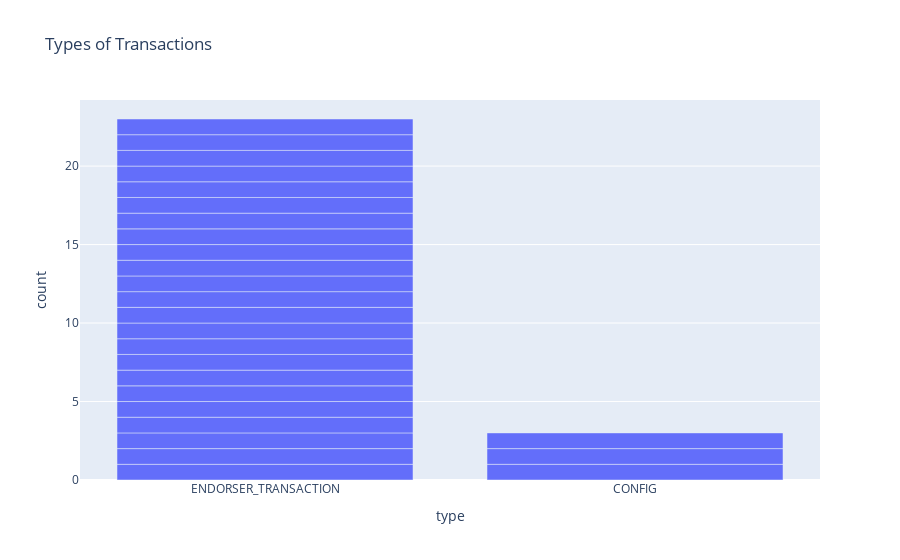

Notebook code cell kept with this figure:
### Code cell
DATABASE_HOST="172.19.0.8"
DATABASE_DATABASE="fabricexplorer"
DATABASE_USERNAME="hppoc"
DATABASE_PASSWORD="password"
import pandas as pd
from sqlalchemy import create_engine
import bamboolib as bam
import hiplot as hip
import matplotlib.pyplot as ptlib
import json

# to get the ips of docker containers
# docker ps -q | xargs -n 1 docker inspect --format '{{ .Name }} {{range .NetworkSettings.Networks}} {{.IPAddress}}{{end}}' | sed 's#^/##';
# list all user defined tables and schemas
# "SELECT * FROM pg_catalog.pg_tables WHERE schemaname != 'information_schema' AND schemaname != 'pg_catalog';"

#initializing resources
engine = create_engine('postgresql://'+DATABASE_USERNAME+':'+DATABASE_PASSWORD+'@'+DATABASE_HOST+':5432/'+DATABASE_DATABASE)

txQuery = "SELECT * FROM transactions"
import plotly.express as px
txDf = pd.read_sql(txQuery,con=engine)
fig = px.bar(txDf, x='type',title='Types of Transactions')
fig.show()

### Figure 1 — Plotly figure (JSON) as saved in the notebook; plotly's stock layout.template omitted (floating-point values rounded to 4 significant figures)
{"data": [{"alignmentgroup": "True", "hovertemplate": "type=%{x}<br>count=%{y}<extra></extra>", "legendgroup": "", "marker": {"color": "#636efa"}, "name": "", "offsetgroup": "", "orientation": "v", "showlegend": false, "textposition": "auto", "type": "bar", "x": ["ENDORSER_TRANSACTION", "CONFIG", "CONFIG", "CONFIG", "ENDORSER_TRANSACTION", "ENDORSER_TRANSACTION", "ENDORSER_TRANSACTION", "ENDORSER_TRANSACTION", "ENDORSER_TRANSACTION", "ENDORSER_TRANSACTION", "ENDORSER_TRANSACTION", "ENDORSER_TRANSACTION", "ENDORSER_TRANSACTION", "ENDORSER_TRANSACTION", "ENDORSER_TRANSACTION", "ENDORSER_TRANSACTION", "ENDORSER_TRANSACTION", "ENDORSER_TRANSACTION", "ENDORSER_TRANSACTION", "ENDORSER_TRANSACTION", "ENDORSER_TRANSACTION", "ENDORSER_TRANSACTION", "ENDORSER_TRANSACTION", "ENDORSER_TRANSACTION", "ENDORSER_TRANSACTION", "ENDORSER_TRANSACTION"], "xaxis": "x", "y": [1, 1, 1, 1, 1, 1, 1, 1, 1, 1, 1, 1, 1, 1, 1, 1, 1, 1, 1, 1, 1, 1, 1, 1, 1, 1], "yaxis": "y"}], "layout": {"barmode": "relative", "legend": {"tracegroupgap": 0}, "title": {"text": "Types of Transactions"}, "xaxis": {"anchor": "y", "domain": [0, 1], "title": {"text": "type"}}, "yaxis": {"anchor": "x", "domain": [0, 1], "title": {"text": "count"}}}}
